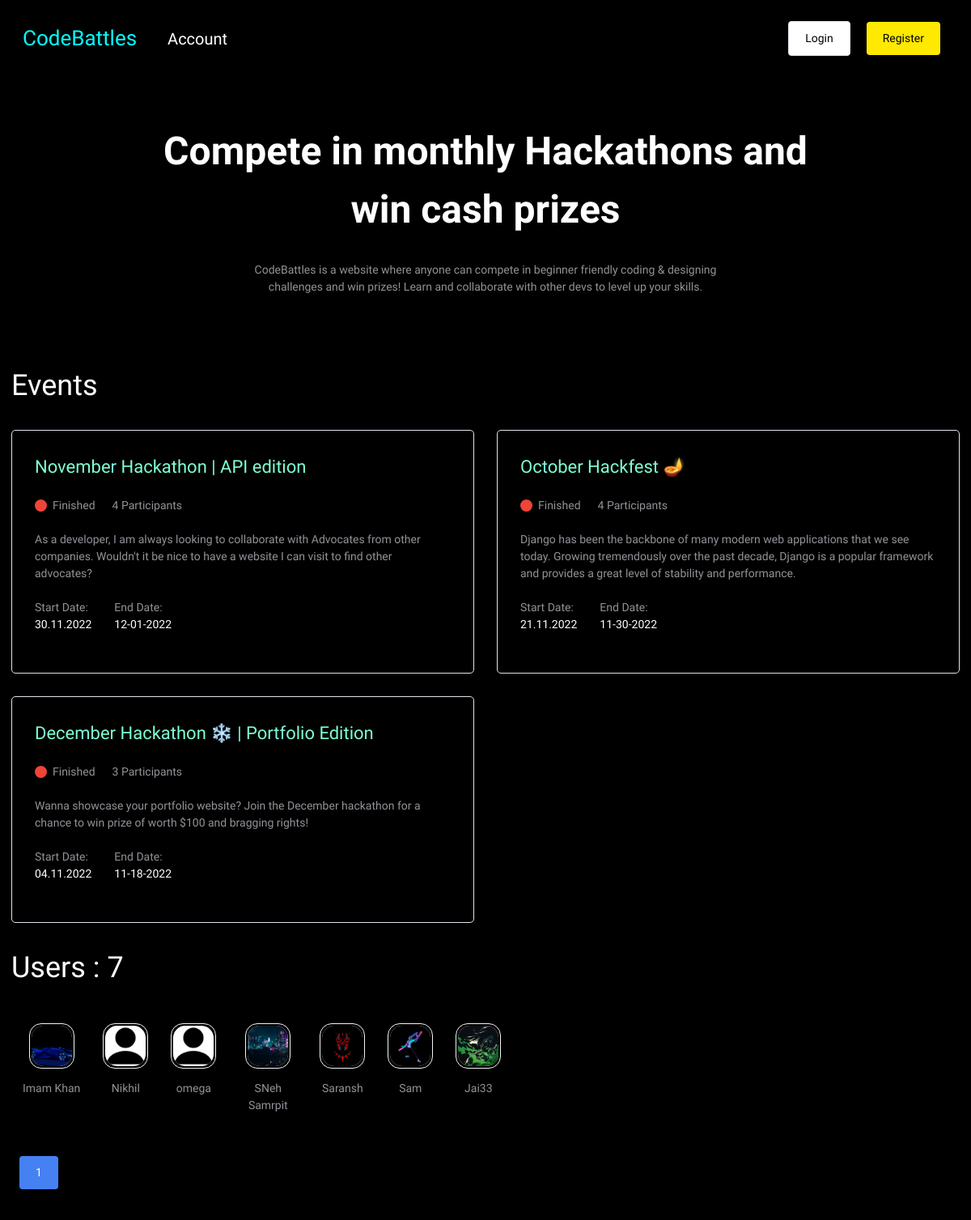
The page / on the database its author committed.
### base/models.py (models this page shows, shortened)
class Event(models.Model):
    name = models.CharField(max_length=200)
    preview = models.TextField(null=True, blank=True)
    description = models.TextField(null=True, blank=True)
    participants = models.ManyToManyField(User, blank=True, related_name='events')
    date = models.DateTimeField()
    start_date = models.DateTimeField(null=True)
    end_date = models.DateTimeField(null=True)
    registration_deadline = models.DateTimeField(null=True)
    updated = models.DateTimeField(auto_now=True)
    created = models.DateTimeField(auto_now_add=True)
    id = models.UUIDField(default=uuid.uuid4, unique=True, primary_key=True, editable=False)
    class Meta:
        ordering = ['-end_date']
    @property
    def event_status(self):
        status = None
        present = datetime.now().timestamp()
        deadline = self.registration_deadline.timestamp()
        past_deadline = (present > deadline)
        if past_deadline:
            status = 'Finished'
        else :
            status = 'Ongoing'
        return status

class User(AbstractUser):
    name = models.CharField(max_length=100, null=True)
    email = models.EmailField(unique=True, null=True)
    bio = models.TextField(null=True, blank=True)
    hackathon_participant = models.BooleanField(default=True, null=True)
    avatar =  ResizedImageField(size=[400,400], default='avatar.png')
    id = models.UUIDField(default=uuid.uuid4, unique=True,primary_key=True, editable=False)
    USERNAME_FIELD = 'email'
    REQUIRED_FIELDS = ['username']
    twitter = models.URLField(max_length=500, null=True, blank=True)
    linkedin = models.URLField(max_length=500, null=True, blank=True)
    website = models.URLField(max_length=500, null=True, blank=True)
    facebook = models.URLField(max_length=500, null=True, blank=True)
    github = models.URLField(max_length=500, null=True, blank=True)
    class Meta:
        ordering = ['avatar']

### base/views.py (the view)
# urls.py: path('', views.home_page, name="home"),
def home_page(request):
    limit = request.GET.get('limit')
    if limit == None:
        limit = 20
    limit = int(limit)
    users = User.objects.filter(hackathon_participant=True)
    count = users.count()
    paginator = Paginator(users, 10)
    page = request.GET.get('page')
    try:
        users = paginator.page(page)
    except PageNotAnInteger:
        page = 1
        users = paginator.page(page)
    except EmptyPage:
        page = paginator.num_pages
        users = paginator.page(page)
    pages = list(range(1, (paginator.num_pages + 1)))
    events = Event.objects.all()
    context = {'users': users,'events':events,'count': count,'paginator':paginator, 'pages':pages}
    return render(request, 'home.html',context)

### templates/home.html
{% extends 'main.html' %}
{% block content %}
    <div class="section" id="home__hero">
        <div id="hero__content">
            <h3 id="intro--headline">Compete in monthly Hackathons and win cash prizes</h3>
            <p id="intro--subheadline">CodeBattles is a website where anyone can compete in beginner friendly coding & designing challenges and win prizes! Learn and collaborate with other devs to level up your skills.</p>
        </div>
    </div>
<div>
    <div>
        <h3>Events</h3>
    </div>
    <div class="events--lists section">
        {% for event in events %}
            <a href="{% url 'event' event.id %}">
                <div class="event__wrapper">
                    <h5 class="event__preview--title">{{event.name}}</h5>
                    <div class="event__preview__details">
                        <div class="dot__wrapper">
                            {% if event.event_status == 'Ongoing' %}
                                <div class="dot dot--green"></div>
                            {% else %}
                                 <div class="dot dot--red"></div>
                            {% endif %}
                            <p>{{event.event_status}}</p>
                        </div>
                        <p>{{event.participants.all.count}} Participants</p>
                    </div>
                    <div>
                        <p>{{event.preview|linebreaks}}</p>
                    </div>
                    <div class="event__preview__details__bottom">
                        <div>
                            <p>Start Date:</p>
                            <p class="event--date">{{event.start_date|date:"d.m.Y"}}</p>
                        </div>
                        <div>
                            <p>End Date:</p>
                            <p class="event--date">{{event.end_date|date:"m-d-Y"}}</p>
                        </div>
                    </div>
                </div>
            </a>
        {% endfor %}
    </div>
</div>
<section>
    <h3>Users : {{count}}</h3>
    <div class="users--lists section">
        {% for user in users %}
            <a href="{% url 'profile' user.id%}">
                <div class="wrapper--user">
                    <div class="avatar__border">
                        <img class="user--avatar--sm" src="{{user.avatar.url}}"/>
                    </div>
                    <p>{{user.name}}</p>
                </div>
            </a>
        {% endfor %}
    </div>
    <div class="section paginator--wrapper">
        {% for page in pages %}
            <a class="btn btn--primary" href="?page={{page}}">{{page}}</a>
        {% endfor %}
    </div>
</section>
{% endblock %}

### static/css/main.css (style rules this page uses)
* { box-sizing: border-box; margin: 0; padding: 0; font-family: 'Readex Pro'; background-color: black; line-height: 1.5em; color: white; font-size: 14px; }
h1,h2,h3,h4,h5,h6 { font-weight: 500; }
h3 { font-size: 36px; }
h5 { font-size: 28px; }
p { color: #909398; }
a { text-decoration: none; }
.section { margin: 2em 0; }
.btn { padding: 10px 20px; border-radius: 4px; text-decoration: none; color: black; display: block; width: fit-content; margin: 10px; background-color: none; border: none; }
.btn--primary { background-color:#000; color: #fff; }
.btn--primary { background-color: #4681f4; }
#intro--headline { font-weight: 600; font-size: 48px; text-align: center; }
#home__hero { padding-top: 2em; padding-bottom: 2em; }
#hero__content { max-width: 800px; margin: 0 auto; text-align: center; }
#intro--subheadline { padding: 2em 6em; }
.events--lists { display: grid; grid-template-columns: 1fr 1fr; gap: 2em; }
.event__wrapper { border: 1px solid #DEE4ED; padding: 2em; border-radius: 5px; }
.event__preview--title { font-size: 22px; text-decoration: none; color: aquamarine; }
.event__preview--title { font-size: 22px; text-decoration: none; }
.event--date { color: white }
.event__preview__details * { margin-right: 1em; }
.event__preview__details { display: flex; justify-content: flex-start; padding: 1.5em 0; }
.event__preview__details__bottom { display: flex; padding: 1.5em 0; }
.event__preview__details__bottom * { margin-right: 1em; }
.dot__wrapper { display: flex; align-items: center; }
.dot__wrapper * { margin-right: .5em; }
.dot { background-color: grey; height: 15px; width: 15px; border-radius: 50%; }
.dot--red { background-color: #F04438; }
.wrapper--user { display: flex; flex-direction: column; align-items: center; padding: 1em; border-radius: 5px; text-align: center; max-width: 100px; }
.wrapper--user * { margin-top: 1em; }
.avatar__border { border:1px solid whitesmoke; width: fit-content; border-radius: 15px; margin: 0; padding: 2px; line-height: 0; }
.user--avatar--sm { height: 50px; width: 50px; object-fit: cover; border-radius: 15px; background-color: white; margin: 0; padding: 0; line-height: 0; }
.users--lists { display: flex; flex-wrap: wrap; }
.paginator--wrapper { display: flex; flex-wrap: wrap; }

### rows shown on the page
Event: name "November Hackathon | API edition", event_status "Finished", participants.all.count "4", preview "As a developer, I am always looking to collaborate with Advocates from other companies. Wouldn't it be nice to have a website I can visit to find other advocates?", start_date "30.11.2022", end_date "12-01-2022"
Event: name "October Hackfest 🪔", event_status "Finished", participants.all.count "4", preview "Django has been the backbone of many modern web applications that we see today. Growing tremendously over the past decade, Django is a popular framework and provides a great level of stability and performance.", start_date "21.11.2022", end_date "11-30-2022"
Event: name "December Hackathon ❄️ | Portfolio Edition", event_status "Finished", participants.all.count "3", preview "Wanna showcase your portfolio website? Join the December hackathon for a chance to win prize of worth $100 and bragging rights!", start_date "04.11.2022", end_date "11-18-2022"
User: avatar (picture), name "Imam Khan"
User: avatar (placeholder picture), name "Nikhil"
User: avatar (placeholder picture), name "omega"
User: avatar (picture), name "SNeh Samrpit"
User: avatar (picture), name "Saransh"
User: avatar (picture), name "Sam"
User: avatar (picture), name "Jai33"

### other values the page prints
{{ count }} "7"
{{ page }} "1"
